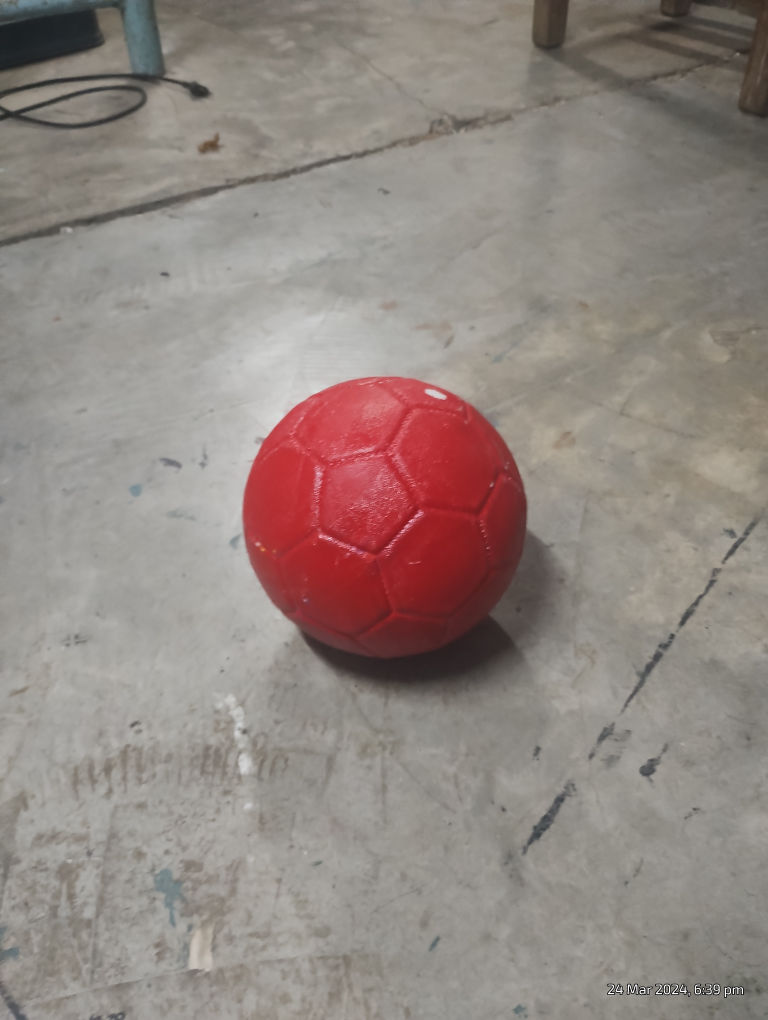
#> input picture Data/rb24.jpg, 3072 x 4080 px, found by its file name (shown at 1/4 size)
$ python measure_distance.py
#> lines starting #> are read from the running program, lines starting #| are printed output that depends on the picture; after the words box and inside, x2 and y2 are one past the last pixel; in counts of white or black regions, pixels touching at a corner belong together
# [121 lines of commented-out code are left out]


import cv2
import numpy as np
import os

def measure_ball_distance(ball_center, focal_length, camera_matrix, pixel_size_in_cm):
    """
    Measures the distance from the camera to the ball in centimeters.

    Args:
        ball_center (tuple): Center of the ball as (x, y) coordinates in pixels.
        focal_length (float): Focal length in pixels.
        camera_matrix (numpy.ndarray): Camera matrix (3x3).
        pixel_size_in_cm (float): Size of one pixel in centimeters.

    Returns:
        float: Distance from the ball to the camera in centimeters.
    """

    # Calculate the depth using the camera matrix, ball center, and focal length.
    z = (camera_matrix[0, 0] * focal_length * pixel_size_in_cm) / ball_center[0]

    return z

# Load the image
image_path = "./Data/rb24.jpg"
frame = cv2.imread(image_path)
#> frame is the input picture: shape (4080, 3072, 3); mean B, G, R 129.3, 134.8, 146.4

# Convert the frame to HSV color space
hsv = cv2.cvtColor(frame, cv2.COLOR_BGR2HSV)
#> hsv: shape (4080, 3072, 3); mean H, S, V 33, 31.3, 146.6

# Define the lower and upper bounds of the red and blue colors
redLower = np.array([0, 0, 200], dtype=np.uint8)
redUpper = np.array([10, 10, 255], dtype=np.uint8)
blueLower = np.array([100, 100, 0], dtype=np.uint8)
blueUpper = np.array([150, 150, 255], dtype=np.uint8)

# Define the camera matrix and distortion coefficients.
# Assuming a simple camera setup, using the identity matrix.
camera_matrix = np.identity(3, dtype=np.float32)

# Set your desired pixel size (width or height) in centimeters
pixel_size_in_cm = 0.0028  # This represents a 720p image (1280x720) with width of around 19.2 cm.

# Construct a mask for the red and blue colors
redMask = cv2.inRange(hsv, redLower, redUpper)
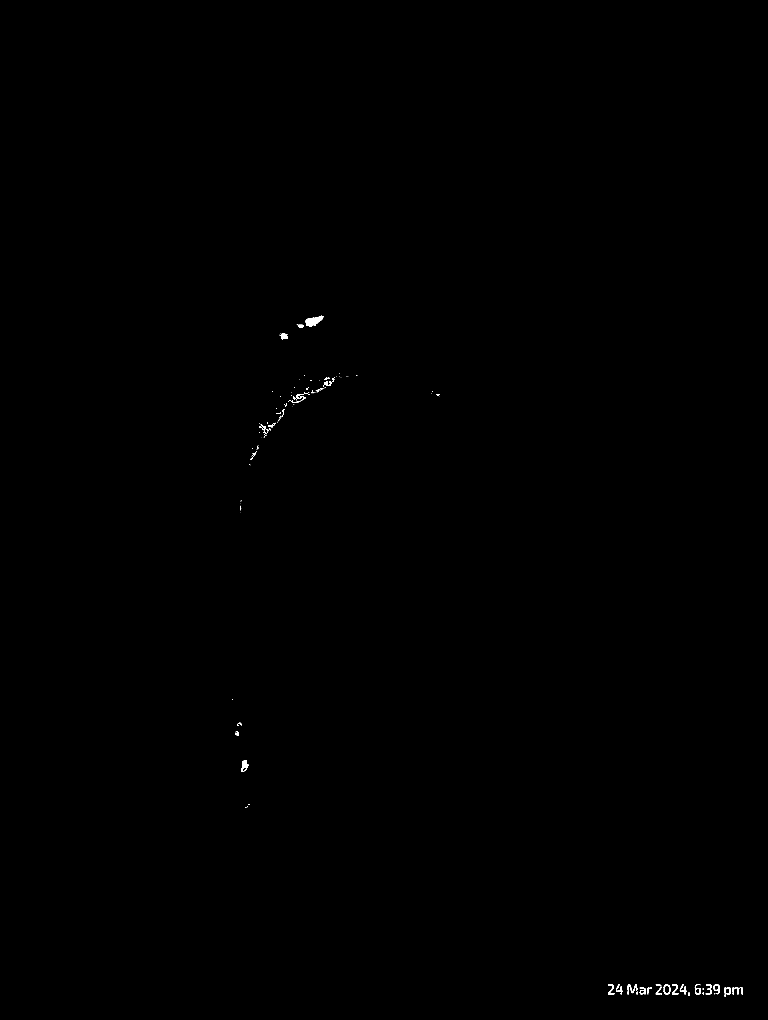
#> redMask: shape (4080, 3072) (shown at 1/4 size); 0.09% white; 163 white regions (103 under 20 px), largest, box (x1, y1, x2, y2) and area: (1222, 1262, 1294, 1308) 1769, (965, 3040, 993, 3088) 795, (2510, 3938, 2550, 3977) 505
blueMask = cv2.inRange(hsv, blueLower, blueUpper)
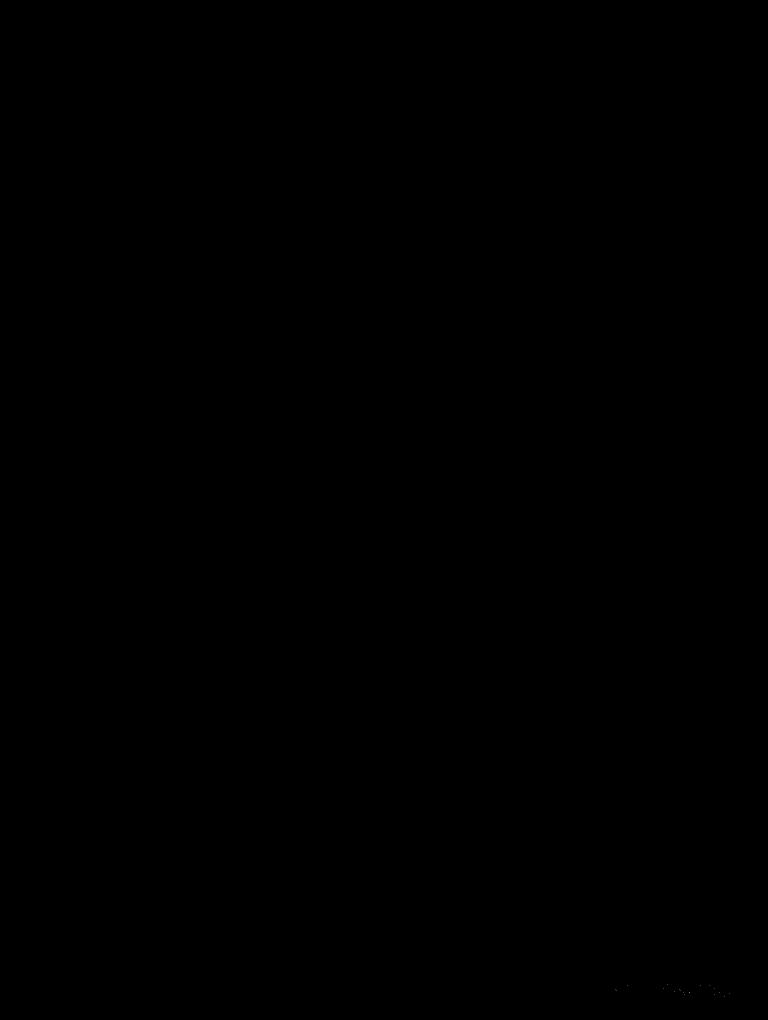
#> blueMask: shape (4080, 3072) (shown at 1/4 size); 0% white in thin lines or dots, all inside (x1, y1, x2, y2) = (2463, 3937, 2917, 3985)

# Perform morphological operations to reduce noise
redMask = cv2.morphologyEx(redMask, cv2.MORPH_OPEN, np.ones((5, 5), np.uint8))
#> redMask: shape (4080, 3072); 0.04% white; 33 white regions
blueMask = cv2.morphologyEx(blueMask, cv2.MORPH_OPEN, np.ones((5, 5), np.uint8))
#> blueMask: shape (4080, 3072); every value is 0

# Find the contours of the mask
redContours = cv2.findContours(redMask, cv2.RETR_EXTERNAL, cv2.CHAIN_APPROX_SIMPLE)
#> redContours = 33 contours, 5 with area under 20; largest, box (x1, y1, x2, y2) and area: (1222, 1264, 1293, 1308) 1612, (968, 3040, 993, 3076) 624, (1124, 1333, 1152, 1354) 392, (1195, 1299, 1216, 1311) 169, (1184, 1578, 1206, 1590) 128
blueContours = cv2.findContours(blueMask, cv2.RETR_EXTERNAL, cv2.CHAIN_APPROX_SIMPLE)
#> blueContours = 0 contours

# Compute the centroids of the red and blue balls
redBallCenter = None
blueBallCenter = None

if len(redContours[0]) > 0:
    redCnt = max(redContours[0], key=cv2.contourArea)
#> redCnt = contour of 99 points, box (x1, y1, x2, y2) (1222, 1264, 1293, 1308), area 1612
    redMoment = cv2.moments(redCnt)
#> redMoment = moments, m00 1612.5, centre m10/m00, m01/m00 = (1253.4, 1284.3)
    redBallCenter = (int(redMoment["m10"] / redMoment["m00"]),
                     int(redMoment["m01"] / redMoment["m00"]))
#> redBallCenter = (1253, 1284)

if len(blueContours[0]) > 0:
    blueCnt = max(blueContours[0], key=cv2.contourArea)
    blueMoment = cv2.moments(blueCnt)
    blueBallCenter = (int(blueMoment["m10"] / blueMoment["m00"]),
                      int(blueMoment["m01"] / blueMoment["m00"]))

# Draw the centroids of the red and blue balls and mark distance
font = cv2.FONT_HERSHEY_SIMPLEX
if redBallCenter is not None:
    cv2.circle(frame, redBallCenter, 5, (0, 0, 255), -1)
    red_ball_dist = measure_ball_distance(
        ball_center=redBallCenter,
        focal_length=320,  # Assuming the center of the ball is along the image's width
        camera_matrix=camera_matrix,
        pixel_size_in_cm=pixel_size_in_cm
    )
#> in measure_ball_distance, `z = (camera_matrix[0, 0] * focal_length * pixel_size_in_cm) / ball_cen..`: z = 0.000715
#> red_ball_dist = 0.000715
    cv2.putText(frame, f'Red: {red_ball_dist:.2f} cm', (redBallCenter[0] - 20, redBallCenter[1] - 20), font, 0.5, (0, 0, 255), 2)

if blueBallCenter is not None:
    cv2.circle(frame, blueBallCenter, 5, (255, 0, 0), -1)
    blue_ball_dist = measure_ball_distance(
        ball_center=blueBallCenter,
        focal_length=240,  # Assuming the center of the ball is along the image's height
        camera_matrix=camera_matrix,
        pixel_size_in_cm=pixel_size_in_cm
    )
    cv2.putText(frame, f'Blue: {blue_ball_dist:.2f} cm', (blueBallCenter[0] - 20, blueBallCenter[1] - 20), font, 0.5, (255, 0, 0), 2)

# Save the image with detected ball centroids and distances
output_folder = "distance_images"
os.makedirs(output_folder, exist_ok=True)
output_path = os.path.join(output_folder, "annotated_image.jpg")
cv2.imwrite(output_path, frame)

# Display the image with detected ball centroids and distances
cv2.imshow("Detected Balls and Distances", frame)
cv2.waitKey(0)
cv2.destroyAllWindows()
